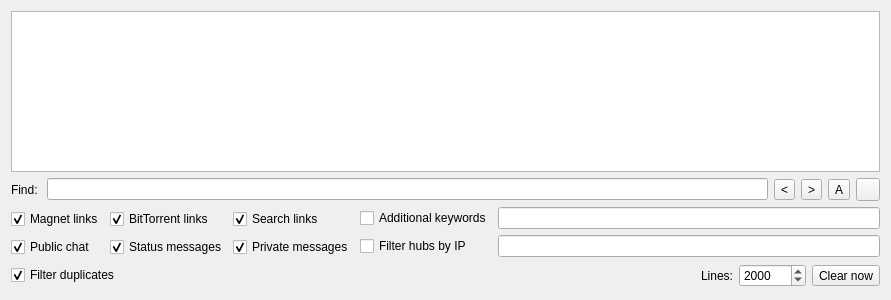
<?xml version="1.0" encoding="UTF-8"?>
<ui version="4.0">
 <class>UISecretary</class>
 <widget class="QWidget" name="UISecretary">
  <property name="geometry">
   <rect>
    <x>0</x>
    <y>0</y>
    <width>891</width>
    <height>300</height>
   </rect>
  </property>
  <property name="windowTitle">
   <string notr="true"/>
  </property>
  <layout class="QVBoxLayout" name="verticalLayout">
   <item>
    <widget class="QTextEdit" name="textEdit_MESSAGES">
     <property name="focusPolicy">
      <enum>Qt::ClickFocus</enum>
     </property>
     <property name="contextMenuPolicy">
      <enum>Qt::CustomContextMenu</enum>
     </property>
     <property name="acceptDrops">
      <bool>false</bool>
     </property>
     <property name="undoRedoEnabled">
      <bool>false</bool>
     </property>
     <property name="html">
      <string notr="true">&lt;!DOCTYPE HTML PUBLIC &quot;-//W3C//DTD HTML 4.0//EN&quot; &quot;http://www.w3.org/TR/REC-html40/strict.dtd&quot;&gt;
&lt;html&gt;&lt;head&gt;&lt;meta name=&quot;qrichtext&quot; content=&quot;1&quot; /&gt;&lt;style type=&quot;text/css&quot;&gt;
p, li { white-space: pre-wrap; }
&lt;/style&gt;&lt;/head&gt;&lt;body style=&quot; font-family:'Noto Sans'; font-size:10pt; font-weight:400; font-style:normal;&quot;&gt;
&lt;p style=&quot;-qt-paragraph-type:empty; margin-top:0px; margin-bottom:0px; margin-left:0px; margin-right:0px; -qt-block-indent:0; text-indent:0px;&quot;&gt;&lt;br /&gt;&lt;/p&gt;&lt;/body&gt;&lt;/html&gt;</string>
     </property>
     <property name="placeholderText">
      <string notr="true"/>
     </property>
    </widget>
   </item>
   <item>
    <widget class="QFrame" name="searchFrame">
     <property name="sizePolicy">
      <sizepolicy hsizetype="Preferred" vsizetype="Preferred">
       <horstretch>0</horstretch>
       <verstretch>0</verstretch>
      </sizepolicy>
     </property>
     <property name="frameShape">
      <enum>QFrame::NoFrame</enum>
     </property>
     <property name="frameShadow">
      <enum>QFrame::Plain</enum>
     </property>
     <property name="lineWidth">
      <number>0</number>
     </property>
     <layout class="QHBoxLayout" name="horizontalLayout_3">
      <property name="leftMargin">
       <number>0</number>
      </property>
      <property name="topMargin">
       <number>0</number>
      </property>
      <property name="rightMargin">
       <number>0</number>
      </property>
      <property name="bottomMargin">
       <number>0</number>
      </property>
      <item>
       <widget class="QLabel" name="label_2">
        <property name="text">
         <string>Find: </string>
        </property>
       </widget>
      </item>
      <item>
       <widget class="LineEdit" name="lineEdit_FIND">
        <property name="alignment">
         <set>Qt::AlignLeading|Qt::AlignLeft|Qt::AlignVCenter</set>
        </property>
       </widget>
      </item>
      <item>
       <widget class="QToolButton" name="toolButton_BACK">
        <property name="toolTip">
         <string>Previous (Shift+F3)</string>
        </property>
        <property name="text">
         <string notr="true">&lt;</string>
        </property>
        <property name="shortcut">
         <string>Shift+F3</string>
        </property>
       </widget>
      </item>
      <item>
       <widget class="QToolButton" name="toolButton_FORWARD">
        <property name="toolTip">
         <string>Next (F3)</string>
        </property>
        <property name="text">
         <string notr="true">&gt;</string>
        </property>
        <property name="shortcut">
         <string>F3</string>
        </property>
       </widget>
      </item>
      <item>
       <widget class="QToolButton" name="toolButton_ALL">
        <property name="toolTip">
         <string>Highlight all</string>
        </property>
        <property name="text">
         <string notr="true">A</string>
        </property>
        <property name="checkable">
         <bool>true</bool>
        </property>
        <property name="checked">
         <bool>false</bool>
        </property>
       </widget>
      </item>
      <item>
       <widget class="QToolButton" name="toolButton_HIDE">
        <property name="toolTip">
         <string>Hide search panel (Ctrl+F)</string>
        </property>
        <property name="text">
         <string notr="true"/>
        </property>
       </widget>
      </item>
     </layout>
    </widget>
   </item>
   <item>
    <widget class="QFrame" name="settingsFrame">
     <layout class="QHBoxLayout" name="horizontalLayout">
      <property name="leftMargin">
       <number>0</number>
      </property>
      <property name="topMargin">
       <number>0</number>
      </property>
      <property name="rightMargin">
       <number>0</number>
      </property>
      <property name="bottomMargin">
       <number>0</number>
      </property>
      <item>
       <layout class="QGridLayout" name="gridLayout">
        <item row="2" column="0" colspan="2">
         <widget class="QCheckBox" name="checkBox_FILTER_DUPS">
          <property name="text">
           <string>Filter duplicates</string>
          </property>
          <property name="checked">
           <bool>true</bool>
          </property>
         </widget>
        </item>
        <item row="0" column="1">
         <widget class="QCheckBox" name="checkBox_BT_LINKS">
          <property name="text">
           <string>BitTorrent links</string>
          </property>
          <property name="checked">
           <bool>true</bool>
          </property>
         </widget>
        </item>
        <item row="1" column="1">
         <widget class="QCheckBox" name="checkBox_STATUS_MSGS">
          <property name="text">
           <string>Status messages</string>
          </property>
          <property name="checked">
           <bool>true</bool>
          </property>
         </widget>
        </item>
        <item row="1" column="2">
         <widget class="QCheckBox" name="checkBox_PRIV_MSGS">
          <property name="text">
           <string>Private messages</string>
          </property>
          <property name="checked">
           <bool>true</bool>
          </property>
         </widget>
        </item>
        <item row="0" column="2">
         <widget class="QCheckBox" name="checkBox_SEARCH_LINKS">
          <property name="text">
           <string>Search links</string>
          </property>
          <property name="checked">
           <bool>true</bool>
          </property>
         </widget>
        </item>
        <item row="1" column="0">
         <widget class="QCheckBox" name="checkBox_CHAT_MSGS">
          <property name="text">
           <string>Public chat</string>
          </property>
          <property name="checked">
           <bool>true</bool>
          </property>
         </widget>
        </item>
        <item row="0" column="0">
         <widget class="QCheckBox" name="checkBox_MAGNETS">
          <property name="text">
           <string>Magnet links</string>
          </property>
          <property name="checked">
           <bool>true</bool>
          </property>
         </widget>
        </item>
       </layout>
      </item>
      <item>
       <layout class="QGridLayout" name="gridLayout_2">
        <item row="0" column="0" colspan="2">
         <widget class="QCheckBox" name="checkBox_KEYWORDS">
          <property name="toolTip">
           <string>Use comma as separator</string>
          </property>
          <property name="text">
           <string>Additional keywords</string>
          </property>
          <property name="autoExclusive">
           <bool>false</bool>
          </property>
         </widget>
        </item>
        <item row="1" column="0" colspan="2">
         <widget class="QCheckBox" name="checkBox_HUBS_FILTER">
          <property name="toolTip">
           <string>Use comma as separator</string>
          </property>
          <property name="text">
           <string>Filter hubs by IP</string>
          </property>
         </widget>
        </item>
        <item row="0" column="2">
         <widget class="LineEdit" name="lineEdit_KEYWORDS"/>
        </item>
        <item row="1" column="2">
         <widget class="LineEdit" name="lineEdit_HUBS_FILTER"/>
        </item>
        <item row="2" column="0" colspan="3">
         <layout class="QHBoxLayout" name="horizontalLayout_2">
          <item>
           <spacer name="horizontalSpacer">
            <property name="orientation">
             <enum>Qt::Horizontal</enum>
            </property>
            <property name="sizeHint" stdset="0">
             <size>
              <width>0</width>
              <height>26</height>
             </size>
            </property>
           </spacer>
          </item>
          <item>
           <widget class="QLabel" name="label">
            <property name="text">
             <string>Lines:</string>
            </property>
           </widget>
          </item>
          <item>
           <widget class="QSpinBox" name="spinBoxLines">
            <property name="minimum">
             <number>100</number>
            </property>
            <property name="maximum">
             <number>1000000</number>
            </property>
            <property name="value">
             <number>2000</number>
            </property>
           </widget>
          </item>
          <item>
           <widget class="QToolButton" name="pushButton_ClearLog">
            <property name="text">
             <string>Clear now</string>
            </property>
           </widget>
          </item>
         </layout>
        </item>
       </layout>
      </item>
     </layout>
    </widget>
   </item>
  </layout>
 </widget>
 <customwidgets>
  <customwidget>
   <class>LineEdit</class>
   <extends>QLineEdit</extends>
   <header>LineEdit.h</header>
  </customwidget>
 </customwidgets>
 <resources/>
 <connections/>
</ui>
